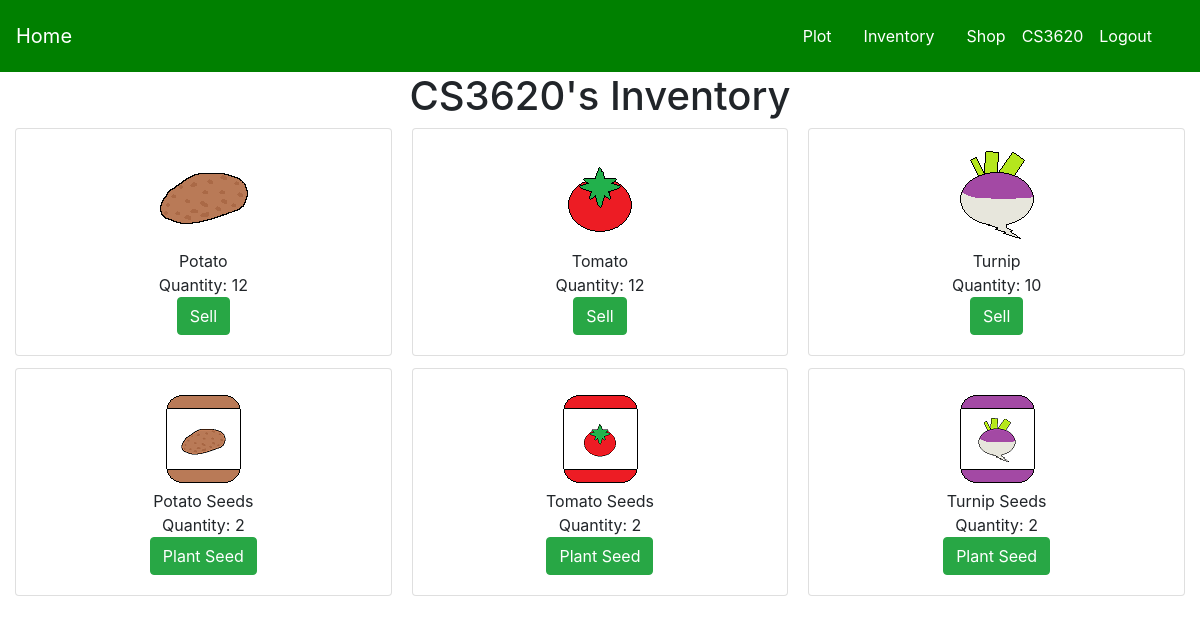
Screenshot of /inventory/ (signed in) with the database file from the repository.
### farm/models.py (models this page shows, shortened)
class InventoryItem(models.Model):
    user_name = models.ForeignKey(User, on_delete=models.CASCADE, default=1)
    item = models.ForeignKey(Item, on_delete=models.CASCADE, default=1)
    item_quantity = models.IntegerField()

class Item(models.Model):
    item_name = models.CharField(max_length=200)
    item_type = models.CharField(max_length=100, default='Seeds')
    plant_type = models.CharField(max_length=100, default='Turnip')
    item_cost = models.IntegerField()
    item_image = models.ImageField(upload_to='images/items', default='/images/items/none.jpg')

### farm/views.py (the view)
# urls.py: path('inventory/', farm_views.inventory, name='inventory'),
@login_required
def inventory(request):
    watered_countdown(request)
    growth_countdown(request)
    item_object = InventoryItem.objects.all().order_by('item__item_name').filter(user_name=request.user.id)
    return render(request, 'farm/inventory.html', {'inventory': item_object})

### farm/views.py (called while the page is built)
def growth_countdown(request):
    plots = Plot.objects.all().order_by('id').filter(user_name=request.user.id)
    for plot_object in plots:
        if 3 > plot_object.plot_growth > 0 and plot_object.growth_time <= timezone.now():
            plot_object.plot_growth += 1
            if plot_object.plot_growth == 2:
                plot_object.plot_image = f'images/plots/{plot_object.plot_plant}_seedling.png'
                plot_object.growth_time += datetime.timedelta(minutes=2)
            elif plot_object.plot_growth == 3:
                plot_object.plot_image = f'images/plots/{plot_object.plot_plant}_harvest.png'
            plot_object.save()

def watered_countdown(request):
    plots = Plot.objects.all().order_by('id').filter(user_name=request.user.id)
    for plot_object in plots:
        if plot_object.plot_watered and plot_object.water_time <= timezone.now():
            plot_object.plot_watered = False
            plot_object.save()

### farm/templates/farm/inventory.html (shortened to what this page needs)
{% extends 'farm/base.html' %}
{% block body %}
    <h1>{{ user.username }}'s Inventory</h1>
    <div class="card-columns">
    {% for item in inventory %}
            <div class="card">
                <div class="card-body">
                    <img src="{{ item.item.item_image.url }}" /><br />
                    {{ item.item.item_name }}<br />
                    Quantity: {{ item.item_quantity }}
                    {% if item.item.item_type == 'Seeds' %}
                        <br />
                        <a href="{% url 'plant' item.item.plant_type %}" class="btn btn-success">Plant Seed</a>
                    {% elif item.item.item_type == 'Harvests' %}
                        <br />
                        <a href="{% url 'sell' item.id %}" class="btn btn-success">Sell</a>
                    {% endif %}
                </div>
            </div>
    {% endfor %}
    </div>
{% endblock %}

### farm/templates/farm/base.html (shortened to what this page needs)
{% load static %}
<!doctype html>
<html lang="en">
<head>
    <link rel="stylesheet" href="https://cdn.jsdelivr.net/npm/bootstrap@4.6.2/dist/css/bootstrap.min.css">
    <link rel="stylesheet" href="https://cdn.jsdelivr.net/npm/bootstrap-icons@1.10.3/font/bootstrap-icons.css">
    <link rel="stylesheet" href="{% static 'farm/style.css' %}">
</head>
<body>
<nav class="navbar" id="navigation">
    <a href="{% url 'home'  %}" class="navbar-brand">Home</a>
    <div class="navbar">
        {% if user.is_authenticated %}
            <a href="{% url 'plot'  %}" class="nav-item nav-link">Plot</a>
            <a href="{% url 'inventory'  %}" class="nav-item nav-link">Inventory</a>
            <a href="{% url 'shop'  %}" class="nav-item nav-link">Shop</a>
            {{ user.username }}
            <a href="{% url 'logout'  %}" class="nav-item nav-link">Logout</a>
        {% else %}
            <a href="{% url 'login'  %}" class="nav-item nav-link">Login</a>
            <a href="{% url 'register'  %}" class="nav-item nav-link">Sign Up</a>
        {% endif %}
    </div>
</nav>
<div class="container-fluid text-center">
    {% block body %}
    {% endblock %}
</div>
</body>
</html>

### farm/static/farm/style.css (style rules this page uses)
.card { display: inline-block; }
#navigation { background-color: green; color: white; }
#navigation a { color: white; text-decoration: none; }

### rows the page displays
InventoryItem: item.item_image (picture), item.item_name "Potato", item_quantity "12", shows "Sell"
InventoryItem: item.item_image (picture), item.item_name "Potato Seeds", item_quantity "2", shows "Plant Seed"
InventoryItem: item.item_image (picture), item.item_name "Tomato", item_quantity "12", shows "Sell"
InventoryItem: item.item_image (picture), item.item_name "Tomato Seeds", item_quantity "2", shows "Plant Seed"
InventoryItem: item.item_image (picture), item.item_name "Turnip", item_quantity "10", shows "Sell"
InventoryItem: item.item_image (picture), item.item_name "Turnip Seeds", item_quantity "2", shows "Plant Seed"

### other values shown
{{ user.username }} "CS3620"
